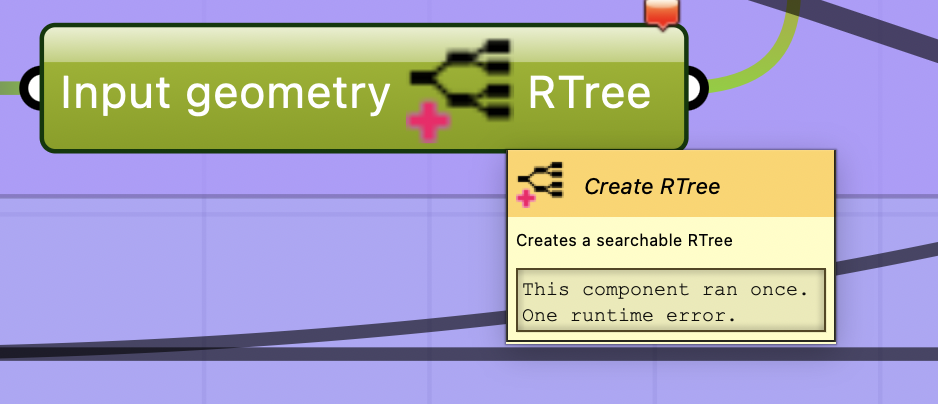
#> input picture LARGERslicer/Input geometry.png, 938 x 404 px
$ python -i generate_icons.py   (imports and definitions only)
#> lines starting #> are read from the running program, lines starting #| are printed output that depends on the picture; after the words box and inside, x2 and y2 are one past the last pixel; in counts of white or black regions, pixels touching at a corner belong together
#> further down, picture is the input picture: PIL image 938x404 RGBA; mean R, G, B, A 170.1, 165.7, 181.2, 255
#!/usr/bin/env python3
"""
One icon set for the whole plug-in.

Style: as Grasshopper draws its own icons - light bodies and one accent colour per group, each
with a dark edge and a faint shadow, and no ground of their own. Grasshopper 1 has one icon per
component and shows it on very different grounds: a light or a dark toolbar, the grey capsule on
the canvas, green when selected. The light body carries on the dark ones, the dark edge on the
light ones, so one file reads everywhere. (Until 1.2 the glyphs sat on a dark chip.)
The glyphs are drawn at 16x in a 24 x 24 field with dark ink; finish() turns the ink light, adds
the edge and the shadow and scales to 24 px.

Run from anywhere:  python3 scripts/generate_icons.py
Writes Resources/*.png, icon.png (256 px logo for Yak/GitHub) and the 24 px tab icon.

Grasshopper 2 draws icons larger and on high-resolution screens. For it the same drawings are
finished at a larger size, with the edge and the shadow scaled along, and nothing else written:
    ICON_SIZE=48 ICON_OUT=../LARGERslicer.GH2/Icons/48 python3 scripts/generate_icons.py   (from LARGERslicer/)
"""
import math, os
from PIL import Image, ImageDraw, ImageFilter

S = 16
HERE = os.path.dirname(os.path.abspath(__file__))
OUT = os.environ.get('ICON_OUT') or os.path.join(HERE, '..', 'Resources')
SIZE = int(os.environ.get('ICON_SIZE') or 24)   # final size of the component icons in px

INK = (38, 44, 58, 255)        # dark slate, not black
SOFT = (38, 44, 58, 90)        # same ink, light: secondary lines
BLUE = (10, 132, 255, 255)     # slicer
TEAL = (48, 176, 199, 255)     # toolpaths
ORANGE = (255, 149, 0, 255)    # DXR / export / machine
GREEN = (40, 190, 90, 255)     # CNC
PURPLE = (175, 82, 222, 255)   # utilities


class G:
    def __init__(self):
        self.img = Image.new('RGBA', (24 * S, 24 * S), (0, 0, 0, 0))
        self.d = ImageDraw.Draw(self.img)

    # [10 lines left out: function line, not called in this run]

    def rrect(self, x0, y0, x1, y1, r, col=INK, w=2.0, fill=None):
        self.d.rounded_rectangle([x0 * S, y0 * S, x1 * S, y1 * S], radius=r * S, outline=col, width=int(round(w * S)), fill=fill)
        return self

    def circle(self, cx, cy, r, col=INK, w=2.0, fill=None):
        self.d.ellipse([(cx - r) * S, (cy - r) * S, (cx + r) * S, (cy + r) * S], outline=None if fill and w == 0 else col, width=int(round(w * S)), fill=fill)
        return self

    def dot(self, cx, cy, r=1.6, col=INK):
        self.d.ellipse([(cx - r) * S, (cy - r) * S, (cx + r) * S, (cy + r) * S], fill=col)
        return self

    def poly(self, pts, col=INK):
        self.d.polygon([(x * S, y * S) for x, y in pts], fill=col)
        return self

    def save(self, name):
        finish(self.img).save(os.path.join(OUT, name))


# the accent colours a little brighter, so they carry on the dark chip
BRIGHT = {BLUE[:3]: (64, 160, 255), TEAL[:3]: (70, 205, 225), ORANGE[:3]: (255, 170, 40), GREEN[:3]: (70, 215, 115), PURPLE[:3]: (200, 120, 240)}


# [34 lines left out: functions chip_ground, chip, not called in this run]


LIGHT = (250, 251, 253)        # ink becomes a light body ...
MID = (168, 175, 188)          # ... secondary lines a quiet grey ...
EDGE = (30, 34, 43)            # ... and everything gets a dark edge, as Grasshopper draws its objects


def finish(src, scale=0.92):
    """The Grasshopper way, no ground of its own: light bodies and coloured accents with a dark
    edge and a faint shadow. The light body carries on a dark toolbar, the dark edge on a light
    one and on the grey and green capsules of the canvas. 24 x 24."""
#> called with scale = 0.92
    n = 24 * S
    px = src.copy(); data = px.load()
    for y in range(px.height):
        for x in range(px.width):
            r, g, b, a = data[x, y]
            if not a: continue
            if (r, g, b) == INK[:3]:
                data[x, y] = (LIGHT + (255,)) if a > 160 else (MID + (min(255, a * 3),))   # soft ink = quiet grey
    m = int(n * scale)
    small = px.resize((m, m), Image.LANCZOS)
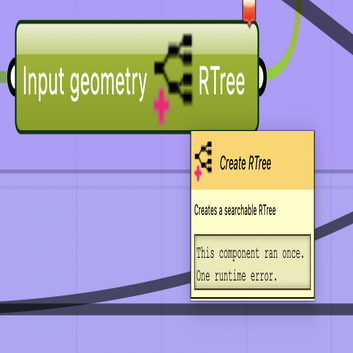
#> small: PIL image 353x353 RGBA; mean R, G, B, A 170, 165.6, 181.1, 255
    canvas = Image.new('RGBA', (n, n), (0, 0, 0, 0))
#> canvas: PIL image 384x384 RGBA; every value is 0
    canvas.alpha_composite(small, ((n - m) // 2, (n - m) // 2))
    f = SIZE / 24.0                                # edge, shadow and offset scale with the size
    k = int(96 * f)                                # work at 4x for a clean edge
    fill = canvas.resize((k, k), Image.LANCZOS)
    a = fill.split()[3].point(lambda v: 255 if v > 50 else 0)
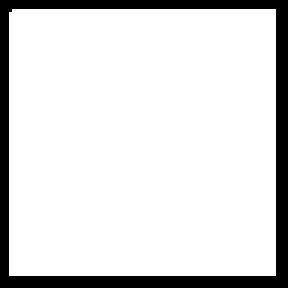
#> a: PIL image 96x96 L (shown 3 times larger); 85.9% white; 1 black region, box (x1, y1, x2, y2) and area: (0, 0, 96, 96) 1296
    edge_a = a.filter(ImageFilter.MaxFilter(2 * int(round(3 * f)) + 1)).filter(ImageFilter.GaussianBlur(0.7 * f))
    shadow_a = edge_a.point(lambda v: v * 30 // 100).filter(ImageFilter.GaussianBlur(2.5 * f))
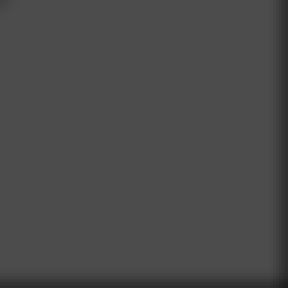
#> shadow_a: PIL image 96x96 L (shown 3 times larger); min 31, max 76, mean 74
    out = Image.new('RGBA', (k, k), (0, 0, 0, 0))
#> out: PIL image 96x96 RGBA; every value is 0
    sh = Image.new('RGBA', (k, k), (0, 0, 0, 255)); sh.putalpha(shadow_a)
#> after `sh.putalpha(shadow_a)`:
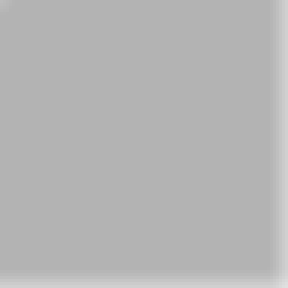
#> sh: PIL image 96x96 RGBA (shown 3 times larger); mean R, G, B, A 0, 0, 0, 74; transparent parts drawn white
    out.alpha_composite(sh, (0, int(round(3 * f))))
    ed = Image.new('RGBA', (k, k), EDGE + (255,)); ed.putalpha(edge_a)
#> after `ed.putalpha(edge_a)`:
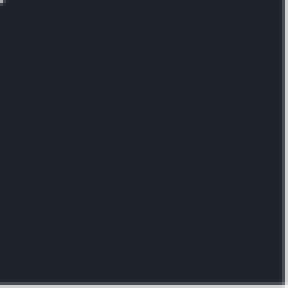
#> ed: PIL image 96x96 RGBA (shown 3 times larger); mean R, G, B, A 30, 34, 43, 249.7; transparent parts drawn white
    out.alpha_composite(ed)
    out.alpha_composite(fill)
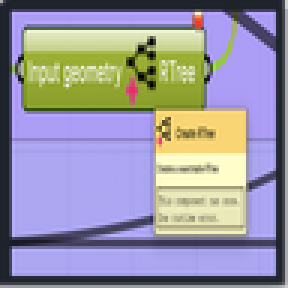
#> out: PIL image 96x96 RGBA (shown 3 times larger); mean R, G, B, A 148.1, 145.1, 159.4, 250.8; transparent parts drawn white
    return out.resize((SIZE, SIZE), Image.LANCZOS)
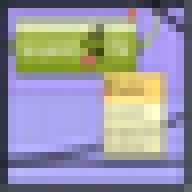
#> returned value: PIL image 24x24 RGBA (shown 8 times larger); mean R, G, B, A 148.7, 145.7, 160.1, 251.3; transparent parts drawn white


def arc(cx, cy, r, a0, a1, n=28, ry=None):
    ry = r if ry is None else ry
    return [(cx + r * math.cos(math.radians(a0 + (a1 - a0) * i / n)), cy + ry * math.sin(math.radians(a0 + (a1 - a0) * i / n))) for i in range(n + 1)]


# [12 lines left out: functions zigzag, arrow, not called in this run]


def doc(g, col=INK):
    """Sheet of paper with folded corner, x 5..17, y 3..21."""
    g.line([(13, 3), (6.5, 3), (5, 4.5), (5, 19.5), (6.5, 21), (15.5, 21), (17, 19.5), (17, 7), (13, 3), (13, 7), (17, 7)], col, 1.8)


def frame(g, col=INK):
    g.rrect(3, 3, 21, 21, 4.5, col, 2)


ICONS = {}
def icon(name):
    def deco(fn):
        ICONS[name] = fn
        return fn
    return deco

# ---------------------------------------------------------------- slicer (blue)
# [5 lines left out: function _, not called in this run]


@icon('SlicerQuickStartIcon')
def _(g): g.circle(12, 12, 9, INK, 2); g.poly([(10, 7.8), (10, 16.2), (16.8, 12)], BLUE)

# [31 lines left out: functions _, _, _, _, _, not called in this run]

@icon('SlicerWallsIcon')
def _(g): frame(g); g.rrect(7.5, 7.5, 16.5, 16.5, 2.2, BLUE, 2)

@icon('SlicerBottomIcon')
def _(g): frame(g); g.line(zigzag(7.5, 16.5, (8, 12, 16)), BLUE, 2)

# [5 lines left out: function _, not called in this run]

def hexagon(cx, cy, r):
    return [(cx + r * math.cos(math.radians(60 * k)), cy + r * math.sin(math.radians(60 * k))) for k in range(6)]

# [78 lines left out: functions _, _, _, _, _, _ and 6 more, not called in this run]

@icon('SlicerCheckIcon')
def _(g): g.circle(12, 12, 9, INK, 2); g.line([(7.8, 12.4), (10.8, 15.4), (16.4, 8.8)], BLUE, 2.3)

# [18 lines left out: functions _, _, _, not called in this run]

def portal(g, col=INK):
    """Gantry: two uprights and the beam, x 4..20."""
    g.line([(4, 20.5), (4, 4.5), (20, 4.5), (20, 20.5)], col, 2)

# [103 lines left out: functions _, _, _, _, _, _ and 8 more, not called in this run]

@icon('AlternateCurvesIcon')
def _(g): arrow(g, 4, 8.5, 20, 8.5, INK, 2); arrow(g, 20, 15.5, 4, 15.5, TEAL, 2)

# [4 lines left out: function _, not called in this run]

@icon('ContinuousInfillIcon')
def _(g): frame(g); g.line([(7.5, 8), (16.5, 8), (16.5, 12), (7.5, 12), (7.5, 16), (16.5, 16)], TEAL, 2)

@icon('ContinuousPathFromCurvesIcon')
def _(g): g.line(arc(12, 12, 8, -60, 250, 40), INK, 2); g.dot(16, 5.1, 2.2, TEAL)

# [11 lines left out: functions _, _, not called in this run]

@icon('JoinOpenContoursIcon')
def _(g): g.line(arc(8.5, 12, 5, 90, 270, 20), INK, 2); g.line(arc(15.5, 12, 5, -90, 90, 20), INK, 2); g.line([(8.5, 7), (15.5, 7)], TEAL, 2); g.line([(8.5, 17), (15.5, 17)], TEAL, 2)

# [4 lines left out: function _, not called in this run]

@icon('InfillContourIcon')
def _(g): frame(g); g.rrect(7, 7, 17, 17, 2.5, TEAL, 1.8); g.dot(12, 12, 1.7, TEAL)

# [21 lines left out: functions _, _, _, _, not called in this run]

# ---------------------------------------------------------------- DXR, export, machine (orange)
@icon('DXRGeneratorIcon')
def _(g): doc(g); arrow(g, 11, 10, 11, 17, ORANGE, 2, 2.8)

@icon('DXRPostprocessorIcon')
def _(g): doc(g); g.line([(9.6, 11), (7.6, 13.5), (9.6, 16)], ORANGE, 1.8); g.line([(12.4, 11), (14.4, 13.5), (12.4, 16)], ORANGE, 1.8)

@icon('DXRFileHealthCheckIcon')
def _(g): doc(g); g.line([(8, 13.6), (10.4, 16), (14.2, 11)], ORANGE, 2)

@icon('DXRVariableWidthIcon')
def _(g): g.poly([(3.5, 11.2), (20.5, 7), (20.5, 17), (3.5, 12.8)], ORANGE); g.line([(3.5, 12), (20.5, 12)], INK, 1.4)

# [10 lines left out: functions _, _, not called in this run]

@icon('CadPackageExportIcon')
def _(g): g.line([(4, 13), (4, 19.5), (20, 19.5), (20, 13)], INK, 2); arrow(g, 12, 15.5, 12, 4, ORANGE, 2)

@icon('SafeIcon')
def _(g): g.line([(4, 13), (4, 19.5), (20, 19.5), (20, 13)], INK, 2); arrow(g, 12, 4, 12, 15, ORANGE, 2)

# [9 lines left out: functions _, _, not called in this run]

@icon('FastGCodeDxrPreviewIcon')
def _(g): g.line(arc(12, 12, 9, 200, 340, 24, 7) + arc(12, 12, 9, 20, 160, 24, 7), INK, 1.9, closed=True); g.dot(12, 12, 2.8, ORANGE)

# [4 lines left out: function _, not called in this run]

@icon('CustomPreviewLineweightsIcon')
def _(g): g.line([(4, 6), (20, 6)], INK, 1.2); g.line([(4, 11.5), (20, 11.5)], INK, 2.4); g.line([(4.6, 18), (19.4, 18)], ORANGE, 3.8)

@icon('OverlapTesterVariableWidthIcon')
def _(g): g.rrect(3, 5.5, 16, 13.5, 4, INK, 1.9); g.rrect(8, 10.5, 21, 18.5, 4, ORANGE, 1.9)

# [4 lines left out: function _, not called in this run]

@icon('FeedrateIcon')
def _(g): g.line(arc(12, 15, 9, 180, 360, 30), INK, 2); g.line([(12, 15), (16.8, 8.6)], ORANGE, 2.2); g.dot(12, 15, 1.9, INK)

# ---------------------------------------------------------------- CNC (green)
@icon('CNCProgramIcon')
def _(g): g.line([(12, 3.5), (12, 9)], INK, 3.2); g.poly([(9.4, 9), (14.6, 9), (12, 13)], INK); g.line(zigzag(4.5, 19.5, (16, 20)), GREEN, 2)

# [28 lines left out: functions _, _, _, _, not called in this run]

# ---- weaving
def _pair(g, a, col, phase=0, w=2.0, k=1.0):
    for q, off in ((INK, -2.6), (col, 2.6)):
        g.line([(3 + i * 0.5, 12 + off + a * math.sin(i * 0.5 / 18 * 2 * math.pi * k + phase)) for i in range(37)], q, w)

# [117 lines left out: functions _, _, _, _, _, _ and 12 more, not called in this run]

@icon('CncUtilitySplitIcon')
def _(g): g.rrect(3.5, 6, 10.5, 18, 2, INK, 2); g.rrect(13.5, 6, 20.5, 18, 2, INK, 2); g.line([(12, 3.5), (12, 20.5)], GREEN, 1.6)

@icon('CncUtilityDepthIcon')
def _(g): g.line([(3.5, 8), (9, 8), (9, 18), (20.5, 18)], INK, 2); arrow(g, 15, 5, 15, 14, GREEN, 2, 2.8)

# [10 lines left out: functions _, _, not called in this run]

@icon('CncUtilityBomIcon')
def _(g):
    for y in (6.5, 12, 17.5): g.dot(5, y, 1.5, GREEN); g.line([(9, y), (20, y)], INK, 2)

@icon('CncUtilityExportIcon')
def _(g): g.line([(4, 13), (4, 19.5), (20, 19.5), (20, 13)], INK, 2); arrow(g, 12, 15.5, 12, 4, GREEN, 2)

# ---------------------------------------------------------------- utilities (purple)
@icon('DateTimestampIcon')
def _(g): g.circle(12, 12, 9, INK, 2); g.line([(12, 7), (12, 12), (15.6, 14.2)], PURPLE, 2)

@icon('DesktopPathIcon')
def _(g): g.rrect(3, 4.5, 21, 16, 2.2, INK, 2); g.line([(12, 16), (12, 20)], INK, 2); g.line([(8, 20), (16, 20)], PURPLE, 2)

@icon('FastDeconstructPointIcon')
def _(g): g.line([(12, 13), (12, 3.5)], INK, 2); g.line([(12, 13), (4, 18.5)], INK, 2); g.line([(12, 13), (20, 18.5)], INK, 2); g.dot(12, 13, 2.6, PURPLE)

# [10 lines left out: functions _, _, not called in this run]

@icon('StreamFreezeIcon')
def _(g):
    g.circle(12, 12, 9, INK, 2); g.line([(9.6, 8), (9.6, 16)], PURPLE, 2.4); g.line([(14.4, 8), (14.4, 16)], PURPLE, 2.4)


# [34 lines left out: functions _, _, _, _, _, not called in this run]


@icon('RobotProgramIcon')
def _(g):
    doc(g); g.line([(8, 16.5), (8, 13.5), (10.8, 10.8), (13.4, 12.6)], ORANGE, 1.8); g.dot(8, 13.5, 1.3, ORANGE)


# [77 lines left out: functions _, _, _, helix, logo, tab_icon, not called in this run]


# [12 lines not run here, left out]

>>> from PIL import Image
>>> picture = Image.open('../Input geometry.png')
>>> result = finish(picture)

$ run again, on LARGERslicer/Search Points.png
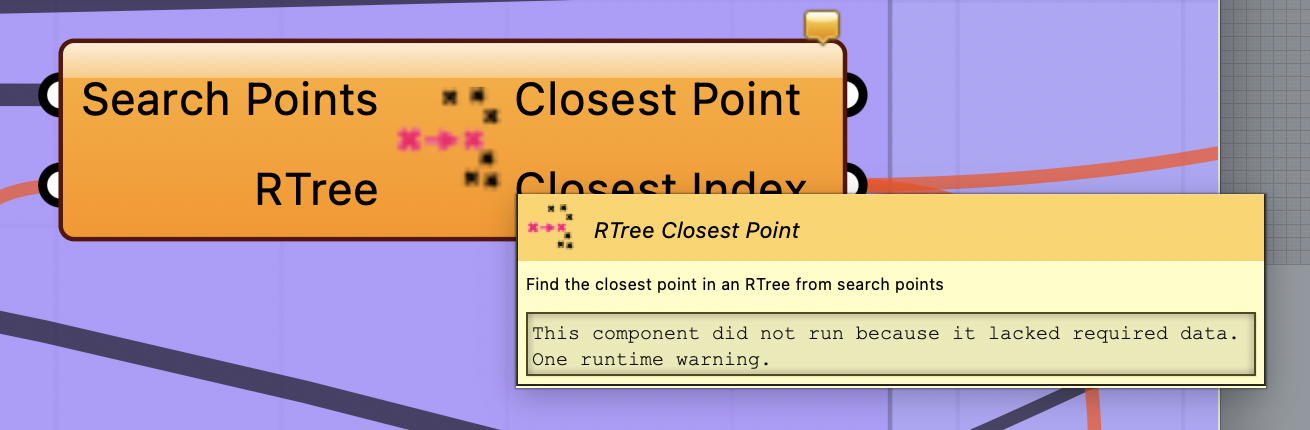
#> input picture LARGERslicer/Search Points.png, 1310 x 430 px
#> picture is the input picture: PIL image 1310x430 RGBA; mean R, G, B, A 192.9, 167.5, 164.9, 255
#> in finish, `small = px.resize((m, m), Image.LANCZOS)`:
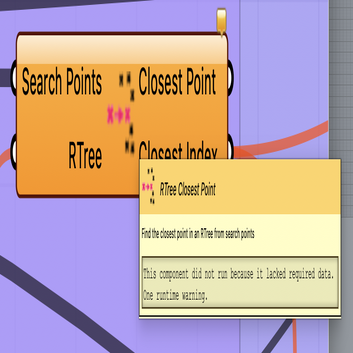
#> small: PIL image 353x353 RGBA; mean R, G, B, A 192.7, 167.5, 164.9, 255
#> a: PIL image 96x96 L; 85.9% white; 1 black region, box (x1, y1, x2, y2) and area: (0, 0, 96, 96) 1296
#> in finish, `return out.resize((SIZE, SIZE), Image.LANCZOS)`:
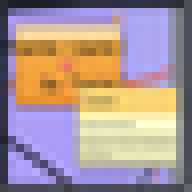
#> returned value: PIL image 24x24 RGBA (shown 8 times larger); mean R, G, B, A 167.6, 147, 146.4, 251.3; transparent parts drawn white
